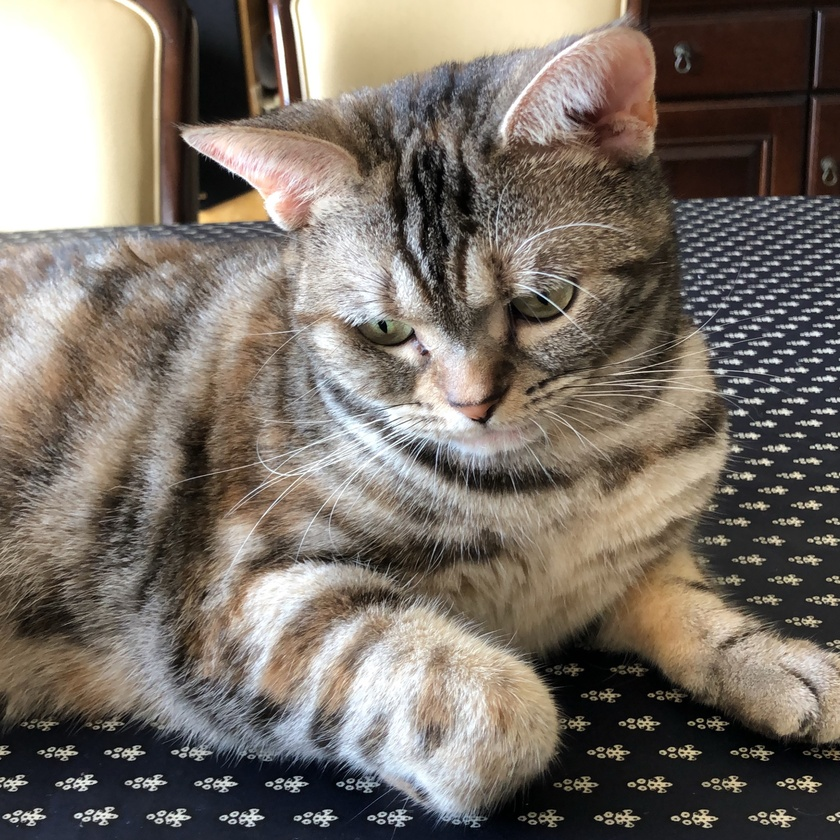
#> input picture others/macaroon.jpg, 840 x 840 px, shrunk from 2160 x 2160 before the run, found by its file name
$ python chapter1.py
#> lines starting #> are read from the running program, lines starting #| are printed output that depends on the picture

#1.3.1 算術計算
1 - 2
4 * 5
7 / 5
3 ** 2

#1.3.2 データ型
type(10)
type(2.718)
type("hello")

#1.3.3 変数
x = 10
print(x)
x = 100
print(x)
y = 3.14
x * y
type(x * y)

#1.3.4 リスト
a = [1, 2, 3, 4, 5]
print(a)
len(a)
a[0]
a[4]
a[4] = 99
print(a)

a[0:2]
a[1:]
a[:3]
a[:-1]
a[:-2]

#1.3.5 ディクショナリ
me = {'height' : 180}
me['height']
me['weight'] = 70
print(me)

#1.3.6 ブーリアン
hungry = True
sleepy = False
type(hungry)
not hungry
hungry and sleepy
hungry or sleepy

#1.3.7 if文
hungry = True
if hungry :
    print("I'm hungry")

hungry = False
if hungry :
    print("I'm hungry")
else :
    print("I'm not hungry")
    print("I'm sleepy")

#1.3.8 for文
for i in [1, 2, 3] :
    print(i)

#1.3.9 関数
def hello() :
    print("Hello World!")

hello()

def hello(object) :
    print(f"Hello {object}!")

hello("cat")

#1.4.2 クラス
class Man :
    def __init__(self, name) :
        self.name = name
        print("Initialize!")

    def hello(self) :
        print(f"Hello {self.name}!")

    def goodbye(self) :
        print(f"Good-bye {self.name}!")

m = Man("David")
m.hello()
m.goodbye()

#1.5.1 NumPyのインポート
import numpy as np

#1.5.2 NumPy配列の生成
x = np.array([1.0, 2.0, 3.0])
print(x)
type(x)

#1.5.3 NumPyの算術計算
x = np.array([1.0, 2.0, 3.0])
y = np.array([4.0, 5.0, 6.0])
x + y
x - y
x * y
x / y
x = np.array([1.0, 2.0, 3.0])
x / 2.0

#1.5.4 NumPyのN次元配列
A = np.array([[1, 2], [3, 4]])
print(A)
A.shape
A.dtype
B = np.array([[3, 0], [0, 6]])
A + B
A * B

A * 10

#1.5.5 ブロードキャスト
A = np.array([[1, 2], [3, 4]])
B = np.array([10, 20])
A * B

#1.5.6 要素へのアクセス
X = np.array([[51, 55], [14, 19], [0, 4]])
print(X)
X[0]
X[0][1]

for row in X:
    print(row)

X = X.flatten()
X[np.array([0, 2, 4])]

X > 15
X[X > 15]

#1.6.1 単純なグラフの描画
import matplotlib.pyplot as plt

x = np.arange(0, 6, 0.1)
y = np.sin(x)
plt.plot(x, y)

#1.6.2 pyplotの機能
y1 = np.sin(x)
y2 = np.cos(x)
plt.plot(x, y1, label = "sin")
plt.plot(x, y2, linestyle = "--", label = "cos")
plt.xlabel("x")
plt.ylabel("y")
plt.title('sin & cos')
plt.legend()

#1.6.3 画像の表示
from matplotlib.image import imread
img = imread('./others/macaroon.jpg')
#> img is the input picture: shape (840, 840, 3); mean R, G, B 121.4, 112.3, 103.2
plt.imshow(img)
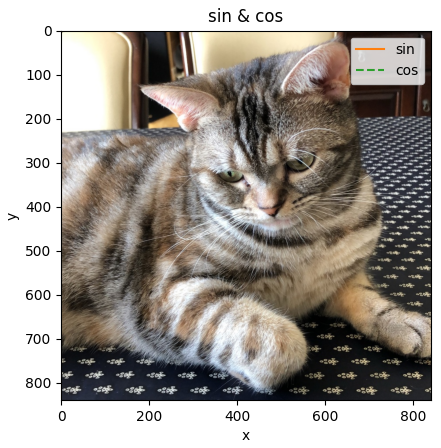
#> figure drawn by matplotlib, 1 panel
